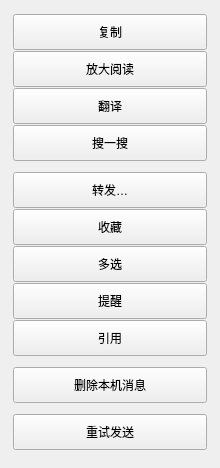
<?xml version="1.0" encoding="UTF-8"?>
<ui version="4.0">
 <class>MessageMenu</class>
 <widget class="QWidget" name="MessageMenu">
  <property name="windowTitle">
   <string>消息操作</string>
  </property>
  <property name="focusPolicy">
   <enum>Qt::StrongFocus</enum>
  </property>
  <property name="minimumSize">
   <size>
    <width>220</width>
    <height>0</height>
   </size>
  </property>
  <property name="maximumSize">
   <size>
    <width>220</width>
    <height>16777215</height>
   </size>
  </property>
  <layout class="QVBoxLayout" name="popup_layout">
   <property name="spacing">
    <number>0</number>
   </property>
   <property name="leftMargin">
    <number>8</number>
   </property>
   <property name="topMargin">
    <number>8</number>
   </property>
   <property name="rightMargin">
    <number>8</number>
   </property>
   <property name="bottomMargin">
    <number>12</number>
   </property>
   <item>
    <widget class="QFrame" name="menu_panel">
     <property name="frameShape">
      <enum>QFrame::NoFrame</enum>
     </property>
     <layout class="QVBoxLayout" name="menu_layout">
      <property name="spacing">
       <number>1</number>
      </property>
      <property name="leftMargin">
       <number>5</number>
      </property>
      <property name="topMargin">
       <number>6</number>
      </property>
      <property name="rightMargin">
       <number>5</number>
      </property>
      <property name="bottomMargin">
       <number>6</number>
      </property>
      <item>
       <widget class="QPushButton" name="copy_btn">
        <property name="minimumSize">
         <size>
          <width>0</width>
          <height>36</height>
         </size>
        </property>
        <property name="maximumSize">
         <size>
          <width>16777215</width>
          <height>36</height>
         </size>
        </property>
        <property name="text">
         <string>复制</string>
        </property>
        <property name="accessibleName">
         <string>复制</string>
        </property>
        <property name="toolTip">
         <string>复制</string>
        </property>
        <property name="cursor">
         <cursorShape>PointingHandCursor</cursorShape>
        </property>
        <property name="focusPolicy">
         <enum>Qt::TabFocus</enum>
        </property>
        <property name="autoDefault">
         <bool>false</bool>
        </property>
        <property name="default">
         <bool>false</bool>
        </property>
        <property name="iconSize">
         <size>
          <width>20</width>
          <height>20</height>
         </size>
        </property>
       </widget>
      </item>
      <item>
       <widget class="QPushButton" name="read_btn">
        <property name="minimumSize">
         <size>
          <width>0</width>
          <height>36</height>
         </size>
        </property>
        <property name="maximumSize">
         <size>
          <width>16777215</width>
          <height>36</height>
         </size>
        </property>
        <property name="text">
         <string>放大阅读</string>
        </property>
        <property name="accessibleName">
         <string>放大阅读</string>
        </property>
        <property name="toolTip">
         <string>以大字号查看完整文字</string>
        </property>
        <property name="cursor">
         <cursorShape>PointingHandCursor</cursorShape>
        </property>
        <property name="focusPolicy">
         <enum>Qt::TabFocus</enum>
        </property>
        <property name="autoDefault">
         <bool>false</bool>
        </property>
        <property name="default">
         <bool>false</bool>
        </property>
        <property name="iconSize">
         <size>
          <width>20</width>
          <height>20</height>
         </size>
        </property>
       </widget>
      </item>
      <item>
       <widget class="QPushButton" name="translate_btn">
        <property name="minimumSize">
         <size>
          <width>0</width>
          <height>36</height>
         </size>
        </property>
        <property name="maximumSize">
         <size>
          <width>16777215</width>
          <height>36</height>
         </size>
        </property>
        <property name="text">
         <string>翻译</string>
        </property>
        <property name="accessibleName">
         <string>翻译</string>
        </property>
        <property name="toolTip">
         <string>翻译（暂未实现）</string>
        </property>
        <property name="cursor">
         <cursorShape>PointingHandCursor</cursorShape>
        </property>
        <property name="focusPolicy">
         <enum>Qt::TabFocus</enum>
        </property>
        <property name="autoDefault">
         <bool>false</bool>
        </property>
        <property name="default">
         <bool>false</bool>
        </property>
        <property name="icon">
         <iconset resource="../rc.qrc">
          <normaloff>:/icons/message-languages.svg</normaloff>:/icons/message-languages.svg</iconset>
        </property>
        <property name="iconSize">
         <size>
          <width>20</width>
          <height>20</height>
         </size>
        </property>
       </widget>
      </item>
      <item>
       <widget class="QPushButton" name="search_btn">
        <property name="minimumSize">
         <size>
          <width>0</width>
          <height>36</height>
         </size>
        </property>
        <property name="maximumSize">
         <size>
          <width>16777215</width>
          <height>36</height>
         </size>
        </property>
        <property name="text">
         <string>搜一搜</string>
        </property>
        <property name="accessibleName">
         <string>搜一搜</string>
        </property>
        <property name="toolTip">
         <string>搜一搜（暂未实现）</string>
        </property>
        <property name="cursor">
         <cursorShape>PointingHandCursor</cursorShape>
        </property>
        <property name="focusPolicy">
         <enum>Qt::TabFocus</enum>
        </property>
        <property name="autoDefault">
         <bool>false</bool>
        </property>
        <property name="default">
         <bool>false</bool>
        </property>
        <property name="iconSize">
         <size>
          <width>20</width>
          <height>20</height>
         </size>
        </property>
       </widget>
      </item>
      <item>
       <widget class="QFrame" name="separator_1">
        <property name="frameShape">
         <enum>QFrame::NoFrame</enum>
        </property>
        <property name="minimumSize">
         <size>
          <width>0</width>
          <height>9</height>
         </size>
        </property>
        <property name="maximumSize">
         <size>
          <width>16777215</width>
          <height>9</height>
         </size>
        </property>
       </widget>
      </item>
      <item>
       <widget class="QPushButton" name="forward_btn">
        <property name="minimumSize">
         <size>
          <width>0</width>
          <height>36</height>
         </size>
        </property>
        <property name="maximumSize">
         <size>
          <width>16777215</width>
          <height>36</height>
         </size>
        </property>
        <property name="text">
         <string>转发…</string>
        </property>
        <property name="accessibleName">
         <string>转发…</string>
        </property>
        <property name="toolTip">
         <string>转发…（暂未实现）</string>
        </property>
        <property name="cursor">
         <cursorShape>PointingHandCursor</cursorShape>
        </property>
        <property name="focusPolicy">
         <enum>Qt::TabFocus</enum>
        </property>
        <property name="autoDefault">
         <bool>false</bool>
        </property>
        <property name="default">
         <bool>false</bool>
        </property>
        <property name="icon">
         <iconset resource="../rc.qrc">
          <normaloff>:/icons/message-corner-up-right.svg</normaloff>:/icons/message-corner-up-right.svg</iconset>
        </property>
        <property name="iconSize">
         <size>
          <width>20</width>
          <height>20</height>
         </size>
        </property>
       </widget>
      </item>
      <item>
       <widget class="QPushButton" name="favorite_btn">
        <property name="minimumSize">
         <size>
          <width>0</width>
          <height>36</height>
         </size>
        </property>
        <property name="maximumSize">
         <size>
          <width>16777215</width>
          <height>36</height>
         </size>
        </property>
        <property name="text">
         <string>收藏</string>
        </property>
        <property name="accessibleName">
         <string>收藏</string>
        </property>
        <property name="toolTip">
         <string>收藏（暂未实现）</string>
        </property>
        <property name="cursor">
         <cursorShape>PointingHandCursor</cursorShape>
        </property>
        <property name="focusPolicy">
         <enum>Qt::TabFocus</enum>
        </property>
        <property name="autoDefault">
         <bool>false</bool>
        </property>
        <property name="default">
         <bool>false</bool>
        </property>
        <property name="icon">
         <iconset resource="../rc.qrc">
          <normaloff>:/icons/message-box.svg</normaloff>:/icons/message-box.svg</iconset>
        </property>
        <property name="iconSize">
         <size>
          <width>20</width>
          <height>20</height>
         </size>
        </property>
       </widget>
      </item>
      <item>
       <widget class="QPushButton" name="select_btn">
        <property name="minimumSize">
         <size>
          <width>0</width>
          <height>36</height>
         </size>
        </property>
        <property name="maximumSize">
         <size>
          <width>16777215</width>
          <height>36</height>
         </size>
        </property>
        <property name="text">
         <string>多选</string>
        </property>
        <property name="accessibleName">
         <string>多选</string>
        </property>
        <property name="toolTip">
         <string>多选（暂未实现）</string>
        </property>
        <property name="cursor">
         <cursorShape>PointingHandCursor</cursorShape>
        </property>
        <property name="focusPolicy">
         <enum>Qt::TabFocus</enum>
        </property>
        <property name="autoDefault">
         <bool>false</bool>
        </property>
        <property name="default">
         <bool>false</bool>
        </property>
        <property name="iconSize">
         <size>
          <width>20</width>
          <height>20</height>
         </size>
        </property>
       </widget>
      </item>
      <item>
       <widget class="QPushButton" name="remind_btn">
        <property name="minimumSize">
         <size>
          <width>0</width>
          <height>36</height>
         </size>
        </property>
        <property name="maximumSize">
         <size>
          <width>16777215</width>
          <height>36</height>
         </size>
        </property>
        <property name="text">
         <string>提醒</string>
        </property>
        <property name="accessibleName">
         <string>提醒</string>
        </property>
        <property name="toolTip">
         <string>提醒（暂未实现）</string>
        </property>
        <property name="cursor">
         <cursorShape>PointingHandCursor</cursorShape>
        </property>
        <property name="focusPolicy">
         <enum>Qt::TabFocus</enum>
        </property>
        <property name="autoDefault">
         <bool>false</bool>
        </property>
        <property name="default">
         <bool>false</bool>
        </property>
        <property name="iconSize">
         <size>
          <width>20</width>
          <height>20</height>
         </size>
        </property>
       </widget>
      </item>
      <item>
       <widget class="QPushButton" name="quote_btn">
        <property name="minimumSize">
         <size>
          <width>0</width>
          <height>36</height>
         </size>
        </property>
        <property name="maximumSize">
         <size>
          <width>16777215</width>
          <height>36</height>
         </size>
        </property>
        <property name="text">
         <string>引用</string>
        </property>
        <property name="accessibleName">
         <string>引用</string>
        </property>
        <property name="toolTip">
         <string>将文字引用插入草稿，可编辑后发送</string>
        </property>
        <property name="cursor">
         <cursorShape>PointingHandCursor</cursorShape>
        </property>
        <property name="focusPolicy">
         <enum>Qt::TabFocus</enum>
        </property>
        <property name="autoDefault">
         <bool>false</bool>
        </property>
        <property name="default">
         <bool>false</bool>
        </property>
        <property name="icon">
         <iconset resource="../rc.qrc">
          <normaloff>:/icons/message-quote.svg</normaloff>:/icons/message-quote.svg</iconset>
        </property>
        <property name="iconSize">
         <size>
          <width>20</width>
          <height>20</height>
         </size>
        </property>
       </widget>
      </item>
      <item>
       <widget class="QFrame" name="separator_2">
        <property name="frameShape">
         <enum>QFrame::NoFrame</enum>
        </property>
        <property name="minimumSize">
         <size>
          <width>0</width>
          <height>9</height>
         </size>
        </property>
        <property name="maximumSize">
         <size>
          <width>16777215</width>
          <height>9</height>
         </size>
        </property>
       </widget>
      </item>
      <item>
       <widget class="QPushButton" name="delete_btn">
        <property name="minimumSize">
         <size>
          <width>0</width>
          <height>36</height>
         </size>
        </property>
        <property name="maximumSize">
         <size>
          <width>16777215</width>
          <height>36</height>
         </size>
        </property>
        <property name="text">
         <string>删除本机消息</string>
        </property>
        <property name="accessibleName">
         <string>删除本机消息</string>
        </property>
        <property name="toolTip">
         <string>仅删除本机记录，服务器和其他设备的消息保留</string>
        </property>
        <property name="cursor">
         <cursorShape>PointingHandCursor</cursorShape>
        </property>
        <property name="focusPolicy">
         <enum>Qt::TabFocus</enum>
        </property>
        <property name="autoDefault">
         <bool>false</bool>
        </property>
        <property name="default">
         <bool>false</bool>
        </property>
        <property name="icon">
         <iconset resource="../rc.qrc">
          <normaloff>:/icons/conversation-trash-2.svg</normaloff>:/icons/conversation-trash-2.svg</iconset>
        </property>
        <property name="iconSize">
         <size>
          <width>20</width>
          <height>20</height>
         </size>
        </property>
       </widget>
      </item>
      <item>
       <widget class="QFrame" name="retry_separator">
        <property name="frameShape">
         <enum>QFrame::NoFrame</enum>
        </property>
        <property name="minimumSize">
         <size>
          <width>0</width>
          <height>9</height>
         </size>
        </property>
        <property name="maximumSize">
         <size>
          <width>16777215</width>
          <height>9</height>
         </size>
        </property>
       </widget>
      </item>
      <item>
       <widget class="QPushButton" name="retry_btn">
        <property name="minimumSize">
         <size>
          <width>0</width>
          <height>36</height>
         </size>
        </property>
        <property name="maximumSize">
         <size>
          <width>16777215</width>
          <height>36</height>
         </size>
        </property>
        <property name="text">
         <string>重试发送</string>
        </property>
        <property name="accessibleName">
         <string>重试发送</string>
        </property>
        <property name="toolTip">
         <string>需要服务端支持消息去重，重试沿用原消息编号</string>
        </property>
        <property name="cursor">
         <cursorShape>PointingHandCursor</cursorShape>
        </property>
        <property name="focusPolicy">
         <enum>Qt::TabFocus</enum>
        </property>
        <property name="autoDefault">
         <bool>false</bool>
        </property>
        <property name="default">
         <bool>false</bool>
        </property>
        <property name="iconSize">
         <size>
          <width>20</width>
          <height>20</height>
         </size>
        </property>
       </widget>
      </item>
     </layout>
    </widget>
   </item>
  </layout>
 </widget>
 <resources>
  <include location="../rc.qrc" />
 </resources>
 <connections />
</ui>
